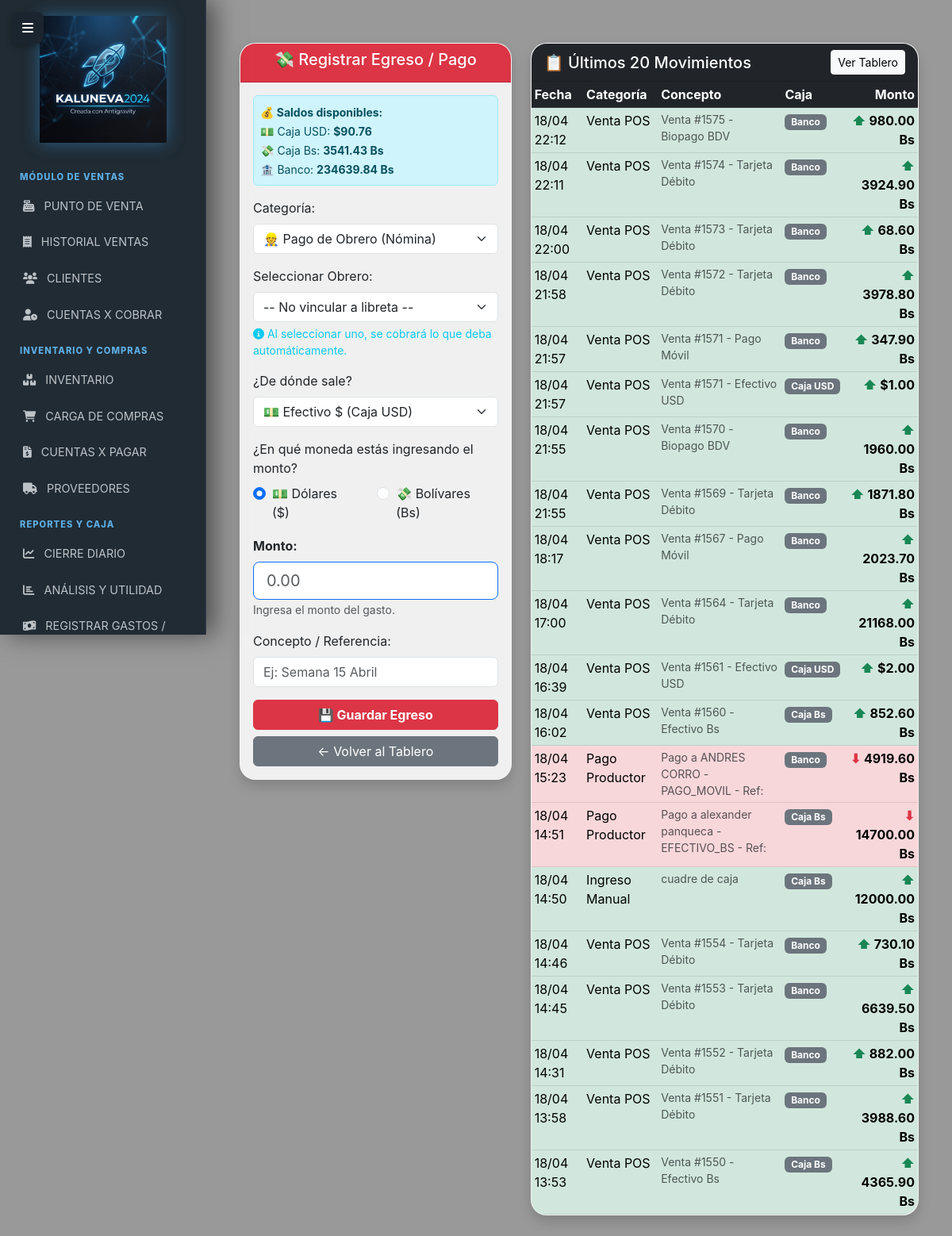
The app's page /caja/registrar_gasto (signed in) with its own data.
### models.py (models this page shows, shortened)
class MovimientoCaja(db.Model):
    __tablename__ = 'movimientos_caja'
    id = db.Column(db.Integer, primary_key=True)
    fecha = db.Column(db.DateTime, default=ahora_ve)
    tipo_caja = db.Column(db.String(30), nullable=False)
    tipo_movimiento = db.Column(db.String(10), nullable=False)
    categoria = db.Column(db.String(50), nullable=False)
    monto = db.Column(db.Numeric(15, 2), nullable=False)
    tasa_dia = db.Column(db.Numeric(15, 2), default=Decimal('60.00'))
    descripcion = db.Column(db.String(200))
    modulo_origen = db.Column(db.String(50))
    referencia_id = db.Column(db.Integer)
    user_id = db.Column(db.Integer, db.ForeignKey('users.id'), nullable=True)
    usuario = db.relationship('User', backref='movimientos')

### routes/caja.py (the view, shortened to what this page needs)
@caja_bp.route('/registrar_gasto', methods=['GET', 'POST'])
@login_required
@staff_required
def registrar_gasto():
    if current_user.role == 'cajero':
        flash('⛔ No tienes permiso para registrar gastos.', 'danger')
        return redirect(url_for('caja.saldo_caja'))
    saldos = {
        'Caja USD': get_saldo_caja('Caja USD'),
        'Caja Bs':  get_saldo_caja('Caja Bs'),
        'Banco':    get_saldo_caja('Banco'),
    }
    from sqlalchemy import or_
    obreros = Proveedor.query.filter(or_(Proveedor.es_productor==True, Proveedor.es_obrero==True)).order_by(Proveedor.nombre).all()
    movimientos = MovimientoCaja.query.order_by(
        MovimientoCaja.fecha.desc()
    ).limit(20).all()
    return render_template('caja/registrar_gasto.html',
        saldos      = saldos,
        movimientos = movimientos,
        obreros     = obreros
    )

### app.py (called while the page is built)
@login_manager.user_loader
def load_user(user_id):
    user = db.session.get(User, int(user_id))
    if user and not getattr(user, 'activo', True):
        return None
    return user

@app.context_processor
def inject_tasa_actual():
    try:
        hoy = hoy_ve()
        tasa_hoy = TasaBCV.query.filter_by(fecha=hoy).first()
        if tasa_hoy:
            return dict(tasa_actual=tasa_hoy.valor, alerta_tasa=False)
        else:
            ultima = TasaBCV.query.order_by(TasaBCV.fecha.desc()).first()
            valor = ultima.valor if ultima else Decimal('0.00')
            return dict(tasa_actual=valor, alerta_tasa=True)
    except Exception as e:
        log.error(f"Error al inyectar tasa actual: {e}")
        return dict(tasa_actual=Decimal('0.00'), alerta_tasa=True)

### models.py (called while the page is built)
def hoy_ve():
    return datetime.now(pytz.timezone('America/Caracas')).date()

### routes/caja.py (called while the page is built)
def get_saldo_caja(tipo_caja):
    ingresos = db.session.query(
        func.sum(MovimientoCaja.monto)
    ).filter(
        MovimientoCaja.tipo_caja == tipo_caja,
        MovimientoCaja.tipo_movimiento == 'INGRESO'
    ).scalar() or Decimal('0.00')
    egresos = db.session.query(
        func.sum(MovimientoCaja.monto)
    ).filter(
        MovimientoCaja.tipo_caja == tipo_caja,
        MovimientoCaja.tipo_movimiento == 'EGRESO'
    ).scalar() or Decimal('0.00')
    return ingresos - egresos

### templates/caja/registrar_gasto.html (shortened to what this page needs)
{% extends "base.html" %}
{% block content %}
<div class="container mt-4">
    <div class="row">
        <div class="col-md-5">
            <div class="card shadow">
                <div class="card-header bg-danger text-white text-center">
                    <h5>💸 Registrar Egreso / Pago</h5>
                </div>
                <div class="card-body">
                    <div class="alert alert-info p-2 mb-3">
                        <small class="fw-bold">💰 Saldos disponibles:</small><br>
                        <small>💵 Caja USD: <strong>${{ "%.2f"|format(saldos['Caja USD']) }}</strong></small><br>
                        <small>💸 Caja Bs: <strong>{{ "%.2f"|format(saldos['Caja Bs']) }} Bs</strong></small><br>
                        <small>🏦 Banco: <strong>{{ "%.2f"|format(saldos['Banco']) }} Bs</strong></small>
                    </div>
                    <form method="POST">
                        <div class="mb-3">
                            <label class="form-label">Categoría:</label>
                            <select name="categoria" id="categoria_select" class="form-select" required>
                                <option value="Nomina">👷 Pago de Obrero (Nómina)</option>
                            </select>
                        </div>
                        <div id="obrero_div" class="mb-3" style="display: block;">
                            <label class="form-label">Seleccionar Obrero:</label>
                            <select name="obrero_id" class="form-select">
                                <option value="">-- No vincular a libreta --</option>
                            </select>
                            <div class="form-text text-info">
                                <i class="fas fa-info-circle"></i> Al seleccionar uno, se cobrará lo que deba automáticamente.
                            </div>
                        </div>
                        <div class="mb-3">
                            <label class="form-label">¿De dónde sale?</label>
                            <select name="tipo_caja" class="form-select" required>
                                <option value="Caja USD">💵 Efectivo $ (Caja USD)</option>
                            </select>
                        </div>
                        <div class="mb-3">
                            <label class="form-label">¿En qué moneda estás ingresando el monto?</label>
                            <div class="d-flex gap-4">
                                <div class="form-check">
                                    <input class="form-check-input" type="radio" name="moneda_input" id="moneda_usd" value="USD" checked>
                                    <label class="form-check-label" for="moneda_usd">💵 Dólares ($)</label>
                                </div>
                                <div class="form-check">
                                    <input class="form-check-input" type="radio" name="moneda_input" id="moneda_bs" value="Bs">
                                    <label class="form-check-label" for="moneda_bs">💸 Bolívares (Bs)</label>
                                </div>
                            </div>
                        </div>
                        <div class="mb-3">
                            <label class="form-label fw-bold" id="label_monto">Monto:</label>
                            <input type="number" step="0.01" name="monto" id="input_monto" class="form-control form-control-lg border-primary" placeholder="0.00"
                                required>
                            <small class="text-muted" id="help_monto">
                                Ingresa el monto del gasto.
                            </small>
                        </div>
                        <div class="mb-3">
                            <label class="form-label">Concepto / Referencia:</label>
                            <input type="text" name="concepto" class="form-control"
                                placeholder="Ej: Semana 15 Abril" required>
                        </div>
                        <button type="submit" class="btn btn-danger w-100 fw-bold">
                            💾 Guardar Egreso
                        </button>
                        <a href="{{ url_for('caja.saldo_caja') }}" class="btn btn-secondary w-100 mt-2">
                            ← Volver al Tablero
                        </a>
                    </form>
                </div>
            </div>
        </div>
        <div class="col-md-7">
            <div class="card shadow">
                <div class="card-header bg-dark text-white d-flex justify-content-between align-items-center">
                    <h5 class="mb-0">📋 Últimos 20 Movimientos</h5>
                    <a href="{{ url_for('caja.saldo_caja') }}" class="btn btn-sm btn-light">
                        Ver Tablero
                    </a>
                </div>
                <div class="card-body p-0">
                    <table class="table table-sm table-hover mb-0">
                        <thead class="table-dark">
                            <tr>
                                <th>Fecha</th>
                                <th>Categoría</th>
                                <th>Concepto</th>
                                <th>Caja</th>
                                <th class="text-end">Monto</th>
                            </tr>
                        </thead>
                        <tbody>
                            {% for m in movimientos %}
                            <tr class="{{ 'table-success' if m.tipo_movimiento == 'INGRESO' else 'table-danger' }}">
                                <td>{{ m.fecha.strftime('%d/%m %H:%M') }}</td>
                                <td>{{ m.categoria }}</td>
                                <td class="text-muted small">{{ m.descripcion }}</td>
                                <td>
                                    <span class="badge bg-secondary">{{ m.tipo_caja }}</span>
                                </td>
                                <td class="text-end fw-bold">
                                    {% if m.tipo_movimiento == 'INGRESO' %}
                                    <span class="text-success">⬆</span>
                                    {% else %}
                                    <span class="text-danger">⬇</span>
                                    {% endif %}
                                    {% if m.tipo_caja == 'Caja USD' %}
                                    ${{ "%.2f"|format(m.monto) }}
                                    {% else %}
                                    {{ "%.2f"|format(m.monto) }} Bs
                                    {% endif %}
                                </td>
                            </tr>
                            {% else %}
                            <tr>
                                <td colspan="5" class="text-center text-muted py-3">
                                    Sin movimientos aún
                                </td>
                            </tr>
                            {% endfor %}
                        </tbody>
                    </table>
                </div>
            </div>
        </div>
    </div>
</div>
{% endblock %}

### templates/base.html (style rules this page uses)
body { background: url('/static/fondo_negocio_jpg.png') no-repeat center center fixed !important; background-size: cover !important; font-family: 'Inter', 'Segoe UI', sans-serif; min-height: 100vh; color: #333; }
body::before { content: ""; position: fixed; top: 0; left: 0; width: 100%; height: 100%; background: rgba(0, 0, 0, 0.4); z-index: -1; }
.card { border: 1px solid rgba(255, 255, 255, 0.2); border-radius: 20px; background: rgba(255, 255, 255, 0.85); backdrop-filter: blur(15px); box-shadow: 0 10px 30px rgba(0, 0, 0, 0.1); overflow: hidden; transition: transform 0.2s; }

### records on screen
MovimientoCaja: fecha "18/04 22:12", categoria "Venta POS", descripcion "Venta #1575 - Biopago BDV", tipo_caja "Banco", monto "980.00"
MovimientoCaja: fecha "18/04 22:11", categoria "Venta POS", descripcion "Venta #1574 - Tarjeta Débito", tipo_caja "Banco", monto "3924.90"
MovimientoCaja: fecha "18/04 22:00", categoria "Venta POS", descripcion "Venta #1573 - Tarjeta Débito", tipo_caja "Banco", monto "68.60"
MovimientoCaja: fecha "18/04 21:58", categoria "Venta POS", descripcion "Venta #1572 - Tarjeta Débito", tipo_caja "Banco", monto "3978.80"
MovimientoCaja: fecha "18/04 21:57", categoria "Venta POS", descripcion "Venta #1571 - Pago Móvil", tipo_caja "Banco", monto "347.90"
MovimientoCaja: fecha "18/04 21:57", categoria "Venta POS", descripcion "Venta #1571 - Efectivo USD", tipo_caja "Caja USD", monto "1.00"
MovimientoCaja: fecha "18/04 21:55", categoria "Venta POS", descripcion "Venta #1570 - Biopago BDV", tipo_caja "Banco", monto "1960.00"
MovimientoCaja: fecha "18/04 21:55", categoria "Venta POS", descripcion "Venta #1569 - Tarjeta Débito", tipo_caja "Banco", monto "1871.80"
MovimientoCaja: fecha "18/04 18:17", categoria "Venta POS", descripcion "Venta #1567 - Pago Móvil", tipo_caja "Banco", monto "2023.70"
MovimientoCaja: fecha "18/04 17:00", categoria "Venta POS", descripcion "Venta #1564 - Tarjeta Débito", tipo_caja "Banco", monto "21168.00"
MovimientoCaja: fecha "18/04 16:39", categoria "Venta POS", descripcion "Venta #1561 - Efectivo USD", tipo_caja "Caja USD", monto "2.00"
MovimientoCaja: fecha "18/04 16:02", categoria "Venta POS", descripcion "Venta #1560 - Efectivo Bs", tipo_caja "Caja Bs", monto "852.60"
MovimientoCaja: fecha "18/04 15:23", categoria "Pago Productor", descripcion "Pago a ANDRES CORRO - PAGO_MOVIL - Ref:", tipo_caja "Banco", monto "4919.60"
MovimientoCaja: fecha "18/04 14:51", categoria "Pago Productor", descripcion "Pago a alexander panqueca - EFECTIVO_BS - Ref:", tipo_caja "Caja Bs", monto "14700.00"
MovimientoCaja: fecha "18/04 14:50", categoria "Ingreso Manual", descripcion "cuadre de caja", tipo_caja "Caja Bs", monto "12000.00"
MovimientoCaja: fecha "18/04 14:46", categoria "Venta POS", descripcion "Venta #1554 - Tarjeta Débito", tipo_caja "Banco", monto "730.10"
MovimientoCaja: fecha "18/04 14:45", categoria "Venta POS", descripcion "Venta #1553 - Tarjeta Débito", tipo_caja "Banco", monto "6639.50"
MovimientoCaja: fecha "18/04 14:31", categoria "Venta POS", descripcion "Venta #1552 - Tarjeta Débito", tipo_caja "Banco", monto "882.00"
MovimientoCaja: fecha "18/04 13:58", categoria "Venta POS", descripcion "Venta #1551 - Tarjeta Débito", tipo_caja "Banco", monto "3988.60"
MovimientoCaja: fecha "18/04 13:53", categoria "Venta POS", descripcion "Venta #1550 - Efectivo Bs", tipo_caja "Caja Bs", monto "4365.90"

### other values on screen
{{ "%.2f"|format(saldos['Caja USD']) }} "90.76"
{{ "%.2f"|format(saldos['Caja Bs']) }} "3541.43"
{{ "%.2f"|format(saldos['Banco']) }} "234639.84"
